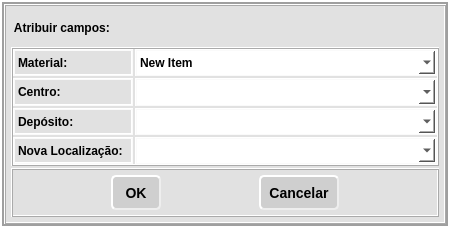
<?xml version="1.0" encoding="UTF-8"?>
<ui version="4.0">
 <class>AtribuirCampos</class>
 <widget class="QWidget" name="AtribuirCampos">
  <property name="geometry">
   <rect>
    <x>0</x>
    <y>0</y>
    <width>450</width>
    <height>228</height>
   </rect>
  </property>
  <property name="minimumSize">
   <size>
    <width>450</width>
    <height>228</height>
   </size>
  </property>
  <property name="maximumSize">
   <size>
    <width>450</width>
    <height>228</height>
   </size>
  </property>
  <property name="windowTitle">
   <string>Form</string>
  </property>
  <property name="styleSheet">
   <string notr="true">QWidget{	
	border-style: ridge;
    border-width: 2px;
    border-color: rgb(255, 255, 255);
	background-color: rgb(159, 159, 159);
	}
QFrame{
	background-color:rgb(225, 225, 225);
	border-style: ridge;
    border-width: 2px;
	border-color: rgb(170, 170, 170);
	}
QLabel{	
	background-color: rgb(225, 225, 225);
	border-style: ridge;
	border-width: 2px;
    border-color: rgb(250, 250, 250);
    font: bold 12px;
}
QComboBox{	
	background-color: rgb(255, 255, 255);
	border-style: ridge;
	border-width: 2px;
    border-color: rgb(250, 250, 250);
    font: bold 12px;
}
QComboBox::focus{
    background-color: rgb(170, 255, 255);
    border-style: inset;
}
QComboBox QListView {
	background-color: white; 
}
</string>
  </property>
  <layout class="QVBoxLayout" name="verticalLayout">
   <property name="spacing">
    <number>2</number>
   </property>
   <property name="leftMargin">
    <number>4</number>
   </property>
   <property name="topMargin">
    <number>4</number>
   </property>
   <property name="rightMargin">
    <number>4</number>
   </property>
   <property name="bottomMargin">
    <number>4</number>
   </property>
   <item>
    <widget class="QFrame" name="frame_3">
     <property name="frameShape">
      <enum>QFrame::StyledPanel</enum>
     </property>
     <property name="frameShadow">
      <enum>QFrame::Raised</enum>
     </property>
     <layout class="QVBoxLayout" name="verticalLayout_2">
      <property name="spacing">
       <number>2</number>
      </property>
      <property name="leftMargin">
       <number>5</number>
      </property>
      <property name="topMargin">
       <number>5</number>
      </property>
      <property name="rightMargin">
       <number>5</number>
      </property>
      <property name="bottomMargin">
       <number>5</number>
      </property>
      <item>
       <widget class="QLabel" name="label">
        <property name="minimumSize">
         <size>
          <width>0</width>
          <height>34</height>
         </size>
        </property>
        <property name="styleSheet">
         <string notr="true">font: bold 12pt &quot;Segoe UI&quot;;
border: 0px;</string>
        </property>
        <property name="text">
         <string> Atribuir campos:</string>
        </property>
        <property name="wordWrap">
         <bool>true</bool>
        </property>
       </widget>
      </item>
      <item>
       <widget class="QFrame" name="frame">
        <property name="sizePolicy">
         <sizepolicy hsizetype="MinimumExpanding" vsizetype="MinimumExpanding">
          <horstretch>0</horstretch>
          <verstretch>0</verstretch>
         </sizepolicy>
        </property>
        <property name="maximumSize">
         <size>
          <width>548</width>
          <height>16777215</height>
         </size>
        </property>
        <property name="styleSheet">
         <string notr="true">QAbstractItemView {
	background-color: rgb(255, 255, 255);
}</string>
        </property>
        <property name="frameShape">
         <enum>QFrame::StyledPanel</enum>
        </property>
        <property name="frameShadow">
         <enum>QFrame::Raised</enum>
        </property>
        <layout class="QGridLayout" name="gridLayout">
         <property name="leftMargin">
          <number>0</number>
         </property>
         <property name="topMargin">
          <number>0</number>
         </property>
         <property name="rightMargin">
          <number>0</number>
         </property>
         <property name="bottomMargin">
          <number>0</number>
         </property>
         <property name="spacing">
          <number>2</number>
         </property>
         <item row="2" column="0">
          <widget class="QLabel" name="label_4">
           <property name="sizePolicy">
            <sizepolicy hsizetype="MinimumExpanding" vsizetype="MinimumExpanding">
             <horstretch>0</horstretch>
             <verstretch>0</verstretch>
            </sizepolicy>
           </property>
           <property name="minimumSize">
            <size>
             <width>0</width>
             <height>24</height>
            </size>
           </property>
           <property name="maximumSize">
            <size>
             <width>120</width>
             <height>16777215</height>
            </size>
           </property>
           <property name="text">
            <string>Depósito:</string>
           </property>
          </widget>
         </item>
         <item row="2" column="1">
          <widget class="QComboBox" name="cmb_dep">
           <property name="sizePolicy">
            <sizepolicy hsizetype="MinimumExpanding" vsizetype="MinimumExpanding">
             <horstretch>0</horstretch>
             <verstretch>0</verstretch>
            </sizepolicy>
           </property>
           <property name="minimumSize">
            <size>
             <width>173</width>
             <height>24</height>
            </size>
           </property>
          </widget>
         </item>
         <item row="1" column="0">
          <widget class="QLabel" name="label_3">
           <property name="sizePolicy">
            <sizepolicy hsizetype="MinimumExpanding" vsizetype="MinimumExpanding">
             <horstretch>0</horstretch>
             <verstretch>0</verstretch>
            </sizepolicy>
           </property>
           <property name="minimumSize">
            <size>
             <width>0</width>
             <height>24</height>
            </size>
           </property>
           <property name="maximumSize">
            <size>
             <width>120</width>
             <height>16777215</height>
            </size>
           </property>
           <property name="text">
            <string>Centro:</string>
           </property>
          </widget>
         </item>
         <item row="0" column="1">
          <widget class="QComboBox" name="cmb_mat">
           <property name="sizePolicy">
            <sizepolicy hsizetype="MinimumExpanding" vsizetype="MinimumExpanding">
             <horstretch>0</horstretch>
             <verstretch>0</verstretch>
            </sizepolicy>
           </property>
           <property name="minimumSize">
            <size>
             <width>173</width>
             <height>24</height>
            </size>
           </property>
           <property name="styleSheet">
            <string notr="true"/>
           </property>
           <item>
            <property name="text">
             <string>New Item</string>
            </property>
           </item>
           <item>
            <property name="text">
             <string>New Item</string>
            </property>
           </item>
           <item>
            <property name="text">
             <string>New Item</string>
            </property>
           </item>
          </widget>
         </item>
         <item row="1" column="1">
          <widget class="QComboBox" name="cmb_cen">
           <property name="sizePolicy">
            <sizepolicy hsizetype="MinimumExpanding" vsizetype="MinimumExpanding">
             <horstretch>0</horstretch>
             <verstretch>0</verstretch>
            </sizepolicy>
           </property>
           <property name="minimumSize">
            <size>
             <width>173</width>
             <height>24</height>
            </size>
           </property>
          </widget>
         </item>
         <item row="3" column="1">
          <widget class="QComboBox" name="cmb_loc">
           <property name="sizePolicy">
            <sizepolicy hsizetype="MinimumExpanding" vsizetype="MinimumExpanding">
             <horstretch>0</horstretch>
             <verstretch>0</verstretch>
            </sizepolicy>
           </property>
           <property name="minimumSize">
            <size>
             <width>173</width>
             <height>24</height>
            </size>
           </property>
          </widget>
         </item>
         <item row="0" column="0">
          <widget class="QLabel" name="label_2">
           <property name="sizePolicy">
            <sizepolicy hsizetype="MinimumExpanding" vsizetype="MinimumExpanding">
             <horstretch>0</horstretch>
             <verstretch>0</verstretch>
            </sizepolicy>
           </property>
           <property name="minimumSize">
            <size>
             <width>0</width>
             <height>24</height>
            </size>
           </property>
           <property name="maximumSize">
            <size>
             <width>120</width>
             <height>16777215</height>
            </size>
           </property>
           <property name="text">
            <string>Material:</string>
           </property>
          </widget>
         </item>
         <item row="3" column="0">
          <widget class="QLabel" name="label_5">
           <property name="sizePolicy">
            <sizepolicy hsizetype="MinimumExpanding" vsizetype="MinimumExpanding">
             <horstretch>0</horstretch>
             <verstretch>0</verstretch>
            </sizepolicy>
           </property>
           <property name="minimumSize">
            <size>
             <width>0</width>
             <height>24</height>
            </size>
           </property>
           <property name="maximumSize">
            <size>
             <width>120</width>
             <height>16777215</height>
            </size>
           </property>
           <property name="text">
            <string>Nova Localização:</string>
           </property>
          </widget>
         </item>
        </layout>
       </widget>
      </item>
      <item>
       <widget class="QFrame" name="frame_2">
        <property name="styleSheet">
         <string notr="true">QPushButton {
	background-color: rgb(207, 207, 207);
	border-style: outset;
    border-width: 2px;
    border-radius: 5px; 
    border-color: rgb(238, 238, 238);
    font: bold 14px;		
	text-align: center;
	color: rgb(0, 0, 0);
}

QPushButton::hover {
    background-color: rgb(190, 190, 190);
    border-style: inset;
}
QPushButton::pressed {
    background-color: rgb(190, 190, 190);
    border-style: inset;
}</string>
        </property>
        <property name="frameShape">
         <enum>QFrame::StyledPanel</enum>
        </property>
        <property name="frameShadow">
         <enum>QFrame::Raised</enum>
        </property>
        <layout class="QHBoxLayout" name="horizontalLayout">
         <property name="leftMargin">
          <number>5</number>
         </property>
         <property name="topMargin">
          <number>5</number>
         </property>
         <property name="rightMargin">
          <number>5</number>
         </property>
         <property name="bottomMargin">
          <number>5</number>
         </property>
         <item>
          <spacer name="horizontalSpacer_2">
           <property name="orientation">
            <enum>Qt::Horizontal</enum>
           </property>
           <property name="sizeHint" stdset="0">
            <size>
             <width>40</width>
             <height>20</height>
            </size>
           </property>
          </spacer>
         </item>
         <item>
          <widget class="QPushButton" name="btn_ok">
           <property name="minimumSize">
            <size>
             <width>50</width>
             <height>35</height>
            </size>
           </property>
           <property name="maximumSize">
            <size>
             <width>46</width>
             <height>16777215</height>
            </size>
           </property>
           <property name="styleSheet">
            <string notr="true"/>
           </property>
           <property name="text">
            <string>OK</string>
           </property>
          </widget>
         </item>
         <item>
          <spacer name="horizontalSpacer">
           <property name="orientation">
            <enum>Qt::Horizontal</enum>
           </property>
           <property name="sizeHint" stdset="0">
            <size>
             <width>40</width>
             <height>20</height>
            </size>
           </property>
          </spacer>
         </item>
         <item>
          <widget class="QPushButton" name="btn_cancelar">
           <property name="minimumSize">
            <size>
             <width>80</width>
             <height>35</height>
            </size>
           </property>
           <property name="maximumSize">
            <size>
             <width>80</width>
             <height>16777215</height>
            </size>
           </property>
           <property name="text">
            <string>Cancelar</string>
           </property>
          </widget>
         </item>
         <item>
          <spacer name="horizontalSpacer_3">
           <property name="orientation">
            <enum>Qt::Horizontal</enum>
           </property>
           <property name="sizeHint" stdset="0">
            <size>
             <width>40</width>
             <height>20</height>
            </size>
           </property>
          </spacer>
         </item>
        </layout>
       </widget>
      </item>
     </layout>
    </widget>
   </item>
  </layout>
 </widget>
 <tabstops>
  <tabstop>cmb_mat</tabstop>
  <tabstop>cmb_cen</tabstop>
  <tabstop>cmb_dep</tabstop>
  <tabstop>cmb_loc</tabstop>
  <tabstop>btn_ok</tabstop>
  <tabstop>btn_cancelar</tabstop>
 </tabstops>
 <resources/>
 <connections/>
</ui>
